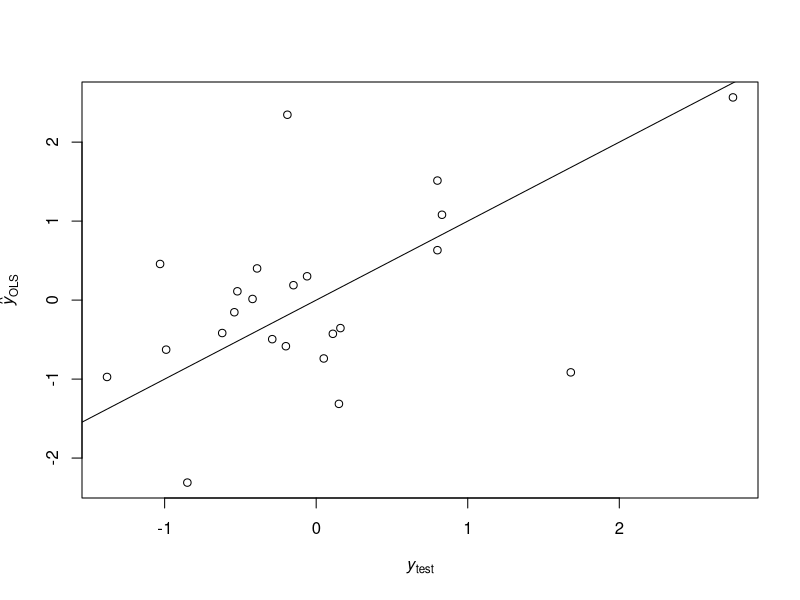
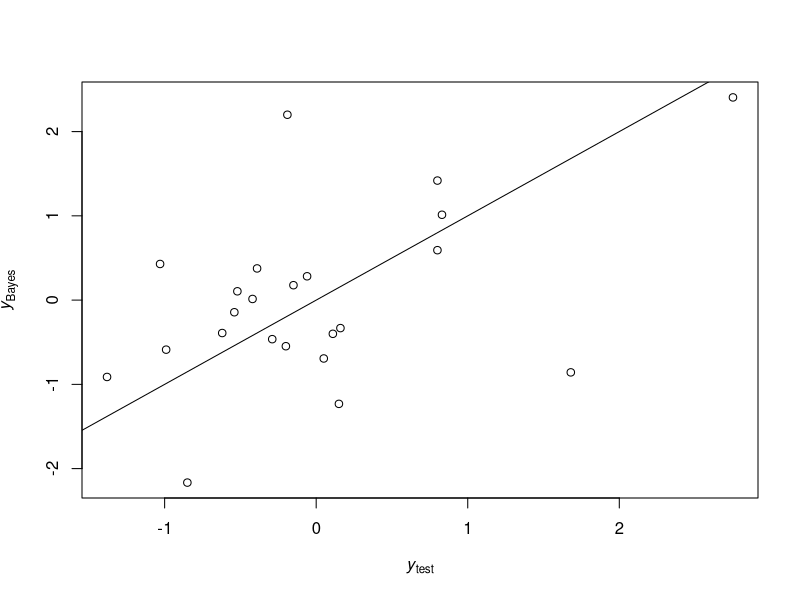

These charts were generated, in order, by the following R code:
crime_data <- matrix(c(
  -0.85, 0.27, 1.38, -1.49, -1.35, -1.30, -0.70, -0.48, -0.49, 1.15, -0.08, -0.12, -2.15, 1.40, 1.60, -0.32,
  2.75, -0.20, -0.71, 1.37, 2.15, 2.17, 0.39, 0.37, 3.16, -0.21, 0.36, 0.59, 1.53, -0.68, -1.38, 0.47,
  -0.58, -1.40, -0.71, 0.39, 1.11, 1.24, -0.35, -0.65, -0.31, -0.56, -0.64, -0.59, 1.70, -1.70, -0.57, -0.79,
  0.15, -0.92, 1.38, 0.48, -0.10, -0.04, -1.04, -0.03, -0.86, 0.37, 0.08, 0.48, 0.98, -0.65, -0.22, -0.83,
  1.68, -0.60, 1.38, 0.30, 1.01, 1.03, -0.47, -0.48, 0.35, 0.76, -0.91, 0.12, -0.55, 0.30, -0.31, -0.28,
  -0.13, 1.47, 1.38, -1.40, -0.67, -0.65, -0.20, -0.95, 0.06, 1.80, -0.80, -0.71, -1.08, 1.13, 1.08, 0.40,
  -0.15, -0.36, -0.71, 0.21, -0.34, -0.33, 0.84, -0.37, 0.27, -0.41, -0.69, -0.35, 0.57, -0.55, -0.70, 1.09,
  -1.02, -0.84, -0.71, 0.66, -0.61, -0.72, 1.55, -0.37, -0.23, -0.89, -1.02, -1.06, -0.19, 0.30, -0.08, 1.37,
  -0.62, -0.28, -0.71, 1.02, -0.77, -0.69, 0.84, 0.10, -0.38, -0.54, -1.02, -0.83, 0.04, -0.10, 0.27, -0.72,
  0.11, 0.27, 1.38, -1.58, -0.13, -0.12, -1.59, -0.92, -0.10, 2.14, 1.14, 1.54, -1.02, 1.33, 0.22, -0.07,
  -0.95, 0.35, -0.71, 0.39, -0.64, -0.62, -0.60, -0.20, -0.70, -0.93, 1.03, 0.12, -0.40, -0.70, 1.28, -1.06,
  0.06, -0.28, 1.38, -0.15, 1.28, 1.24, -0.60, -0.17, -0.15, 0.67, -0.36, 0.00, 1.09, -0.73, 3.20, -1.19,
  -1.21, 1.47, 1.38, -1.49, -1.28, -1.30, -1.22, -0.71, -0.38, 3.13, 0.08, 0.00, -2.46, 2.06, 1.87, 1.48,
  0.80, -0.52, -0.71, -0.86, 0.07, 0.10, 0.07, -1.02, 0.17, -0.09, -0.69, -0.23, -0.13, 0.83, -0.72, -0.20,
  -0.99, -0.68, -0.71, 0.93, -0.74, -0.83, 1.97, 0.03, -0.59, -0.73, -1.41, -1.54, -0.41, 0.05, 0.97, -0.66,
  2.81, -0.60, -0.71, 1.37, 2.52, 2.24, 1.73, 2.99, -0.88, -0.23, 0.36, 0.83, 1.54, -1.05, -0.24, -0.63,
  -1.46, -0.28, -0.71, 0.30, -0.54, -0.33, -0.52, -0.61, -0.80, -0.94, -0.86, -1.42, 0.40, -1.38, -0.48, 0.27,
  -0.54, 2.18, 1.38, -1.49, -0.91, -0.94, -0.99, -0.34, 0.25, 1.49, -1.30, -0.94, -1.34, 1.08, 1.24, 0.24,
  0.43, 0.67, 1.38, -0.15, -0.74, -0.58, -0.03, -0.37, -0.36, -0.06, -1.08, -1.18, -0.66, 0.98, 0.11, -0.15,
  -0.88, -0.44, -0.71, -0.15, -1.14, -1.19, 0.94, 1.39, -0.78, -0.59, 0.20, -0.83, -1.04, 0.78, 0.30, -1.40,
  -0.20, 0.83, 1.38, -1.58, -0.81, -0.94, -1.14, -1.02, -0.02, 0.62, -0.53, 0.12, -1.35, 1.43, 0.00, 0.10,
  0.64, 0.51, 1.38, -0.15, -0.10, -0.22, -0.03, -0.07, 1.56, 0.24, -0.41, -0.35, -0.39, 0.85, -0.36, 0.38,
  -0.06, 0.75, -0.71, 1.46, -0.44, -0.51, 0.99, 0.51, -0.73, -0.80, -0.64, -1.66, 0.67, -1.25, -0.97, 0.48,
  -1.16, 0.03, 1.38, -1.58, -1.31, -1.40, -2.01, -0.51, -0.46, -0.51, 2.19, 2.25, -0.71, 1.38, 0.40, 0.85,
  -0.29, 0.99, 1.38, -1.31, -0.91, -0.87, -1.27, -1.12, -0.10, 1.94, 0.70, 0.83, -1.36, 1.68, 1.65, -0.06,
  1.89, 0.35, -0.71, 0.66, 0.61, 0.53, 0.54, 0.98, -0.62, 0.01, 0.03, 0.24, 0.33, 0.00, -0.77, -0.18,
  0.85, 0.19, -0.71, 1.37, 0.81, 0.74, 0.74, 0.07, -0.49, -0.69, -0.25, -1.66, 0.55, -0.50, -0.25, -0.75,
  -0.52, 0.11, -0.71, 1.11, -0.47, -0.44, 1.75, 1.56, -0.78, -0.84, 0.25, -1.18, 0.01, -0.50, -0.11, -0.99,
  1.99, -1.16, -0.71, -0.06, 1.21, 1.28, 0.47, -0.58, 1.69, 0.05, -1.02, 0.12, 1.36, -0.60, -1.36, 2.12,
  -0.28, 1.07, 1.38, -1.67, -0.94, -0.97, -0.77, 0.10, -0.17, -0.28, -0.19, 1.07, -1.25, 1.75, 0.97, -0.55,
  -0.40, -0.68, -0.71, 0.93, 1.45, 1.71, -0.62, -1.66, 0.38, -0.75, -0.97, 0.00, 1.05, -1.48, -1.23, -0.24,
  0.83, -1.08, -0.71, 0.21, 0.94, 0.89, 0.14, 0.07, 1.09, -0.07, 1.92, 2.84, 1.04, -0.70, -0.54, -0.03,
  -0.42, -1.00, -0.71, 0.21, -0.37, -0.47, 1.01, 0.03, -0.07, -0.87, 0.36, -0.12, 0.33, 0.03, -1.07, 1.55,
  0.16, -0.60, -0.71, 0.93, -0.24, -0.26, 0.32, 1.87, -0.78, -0.63, 2.58, 0.95, 0.15, -0.45, -0.24, -1.27,
  0.80, 1.07, -0.71, 0.57, -0.10, -0.15, 0.24, 1.19, -0.70, -0.22, 0.42, -0.71, 0.12, 0.53, -0.39, -0.11,
  0.36, -1.56, -0.71, 0.12, 2.73, 2.75, -0.99, -1.53, 3.45, -0.12, -0.19, 0.24, 1.16, -1.00, -1.04, 1.43,
  -1.38, 0.11, -0.71, -1.13, -1.01, -0.94, -0.65, 2.10, -0.80, -0.79, 2.19, 0.71, -0.75, 0.15, -0.22, -0.68,
  -0.39, -1.08, -0.71, 0.30, 0.17, 0.03, 0.61, -0.65, 1.59, -0.19, 0.53, 1.07, 0.95, -0.78, -0.19, 0.61,
  0.05, -1.00, -0.71, 1.11, 0.40, 0.60, -0.47, 0.24, -0.49, -0.78, 0.36, 0.12, 0.66, -0.70, -0.28, -0.69,
  -0.65, -1.24, -0.71, -0.33, 0.40, 0.24, -0.87, -1.19, 2.01, -0.24, 1.58, 1.90, 0.48, -0.90, -1.16, 1.52,
  0.95, 0.91, -0.71, -0.50, 0.81, 0.64, -0.75, -0.65, -0.73, -0.75, -0.47, 0.48, 0.35, -1.03, -1.77, 2.46,
  -0.19, 3.06, 1.38, -1.67, -0.91, -0.87, 1.90, -0.31, -0.33, 2.41, -1.08, -0.71, -1.49, 1.50, -0.08, 0.72,
  -0.94, 0.19, -0.71, 0.30, -0.98, -0.94, -0.95, -0.51, -0.86, -0.96, 0.64, 0.36, -0.38, -0.60, 1.84, -2.03,
  -0.21, 1.86, 1.38, -0.59, -0.34, -0.37, -0.97, 0.44, 0.09, 1.04, -1.25, -0.83, -0.30, 0.75, 0.34, 0.76,
  0.32, -0.20, -0.71, 1.37, 0.34, 0.56, 0.32, 0.98, -0.20, -0.63, 0.86, 0.36, 1.00, -0.80, -0.84, 0.48,
  -1.03, -1.00, -0.71, -0.15, 0.71, 0.60, 0.94, 0.20, 0.09, -0.75, -0.97, -1.06, 0.70, -0.58, -0.02, -1.40,
  -0.15, -0.68, -0.71, 1.37, 0.17, 0.39, 1.53, 2.24, -0.88, -0.77, 0.97, 0.71, 0.65, -0.85, 0.25, -1.48
), nrow = 47, byrow = TRUE)

colnames(crime_data) <- c("y", "M", "So", "Ed", "Po1", "Po2", "LF", "M.F", "Pop", "NW", "U1", "U2", "Wealth", "Ineq", "Prob", "Time")

y <- crime_data[,1]
X <- crime_data[,-1]

#Samples of beta

g <- ncol(X)  # Set g to the number of columns in X (number of predictors)
nu0 <- 2
s20 <- 1
S <- 1000
n <- dim(X)[1]
p <- dim(X)[2]
Hg <- (g / (g + 1)) * X %*% solve(t(X) %*% X) %*% t(X)
SSRg <- t(y) %*% (diag(1, nrow = n) - Hg) %*% y
s2 <- 1 / rgamma(S, (nu0 + n) / 2, (nu0 * s20 + SSRg) / 2)
Vb <- g * solve(t(X) %*% X) / (g + 1)
Eb <- Vb %*% t(X) %*% y
E <- matrix(rnorm(S * p, 0, sqrt(s2)), S, p)
beta <- t(t(E %*% chol(Vb)) + c(Eb))

#Obtaining marginal posterior means for beta and OLS estimates

ols_estimates <- solve(t(X)%*%X)%*%t(X)%*%y
ols_estimates

marg_mean <- colMeans(beta)
marg_mean

marg_mean -ols_estimates

#Confidence intervals for beta


#Splitting into training and test data

yf <- y
Xf <- X

n<-length(yf)
set.seed(1)

i.te<-sample(1:n,size=floor(n/2))
i.tr<-(1:n)[-i.te]

y.tr<-yf[i.tr] ; y.te<-yf[i.te]
X.tr<-Xf[i.tr,]; X.te<-Xf[i.te,]

#Calculating train ols estimate for beta

ols_train <- (solve(t(X.tr) %*% X.tr) %*% t(X.tr) %*% y.tr)
ols_train

#Calculation predicted test values

ols_y <- X.te%*%ols_train
ols_y

#Plotting test versus predicted 

plot(y.te,ols_y,xlab=expression(italic(y)[test]),ylab=expression(hat(italic(y))[OLS]))
abline(0,1)

#Calculating prediction error

pred_err1 <- (1/length(X.te))*sum((ols_y-y.te)^2)
pred_err1

#Calculating Bayes's estimator

bayes_b <- (g/(1+g))*ols_train
bayes_b

#Calculating y using bayes's estimator

y_bayes <- X.te%*%bayes_b
y_bayes

#Plotting against test data

plot(y.te,y_bayes,xlab=expression(italic(y)[test]),ylab = expression(hat(italic(y))[Bayes]))
abline(0,1)

pred_err2 <- (1/length(X.te))*sum((y_bayes-y.te)^2)
pred_err2

#Computing for many different seeds

bayes_error <- c()
ols_error <- c()

for (i in 1:1000){
  yf <- y
  Xf <- X
  
  n<-length(yf)
  set.seed(i)
  
  i.te<-sample(1:n,size=floor(n/2))
  i.tr<-(1:n)[-i.te]
  
  y.tr<-yf[i.tr] ; y.te<-yf[i.te]
  X.tr<-Xf[i.tr,]; X.te<-Xf[i.te,]
  
  ols_train <- (solve(t(X.tr) %*% X.tr) %*% t(X.tr) %*% y.tr)
  ols_y <- X.te%*%ols_train
  
  ols_error[i] <- (1/length(X.te))*sum((ols_y-y.te)^2)
  
  bayes_b <- (g/(1+g))*ols_train
  y_bayes <- X.te%*%bayes_b
  
  bayes_error[i] <- (1/length(X.te))*sum((y_bayes-y.te)^2)
}

#Calaculating the mean of both the errors from bayesian and ols

mean_bayes_error <- mean(bayes_error)
mean_ols_error <- mean(ols_error)

mean_bayes_error
mean_ols_error
